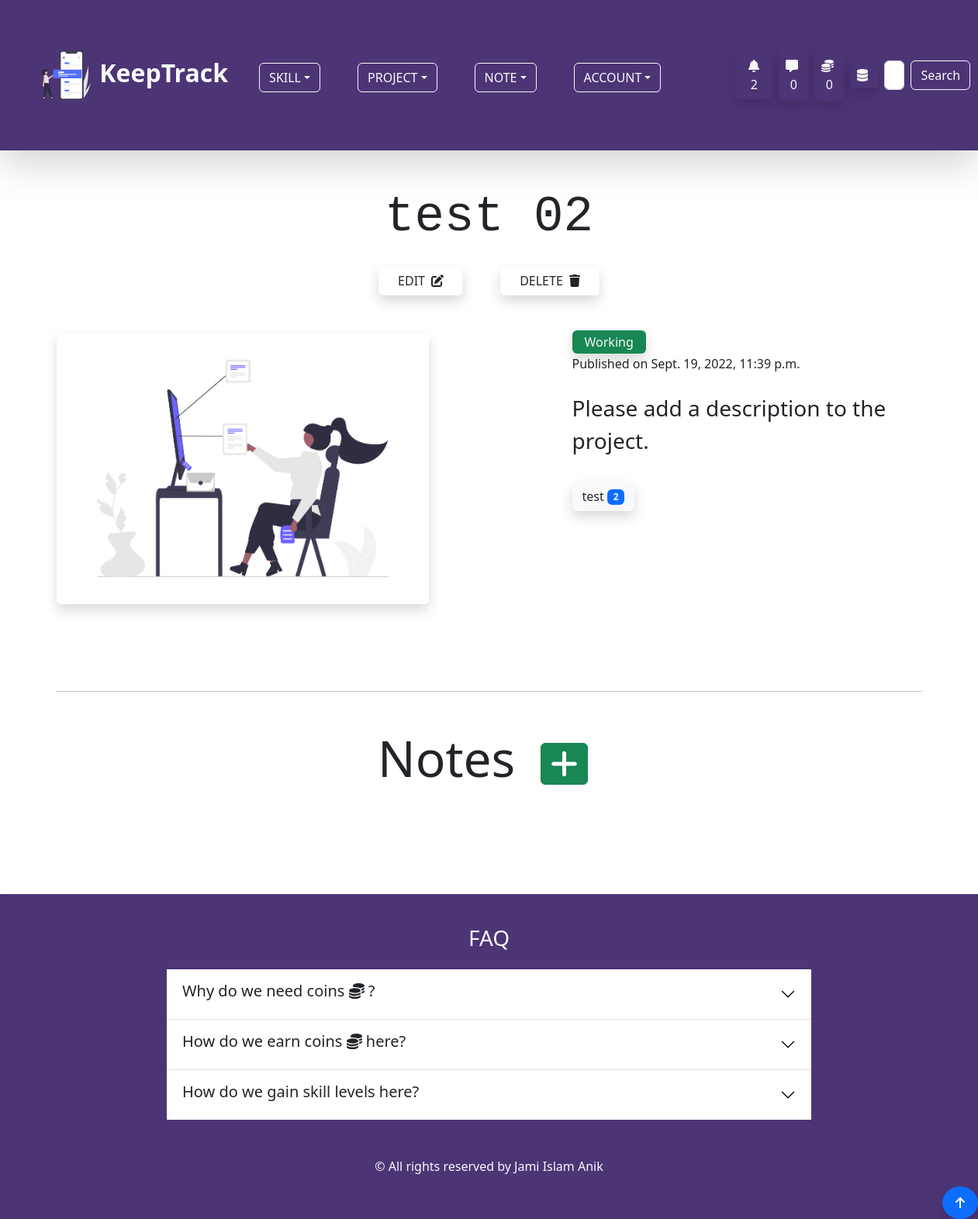
The page /project/single-project/17/ (signed in) on the database as committed earlier.
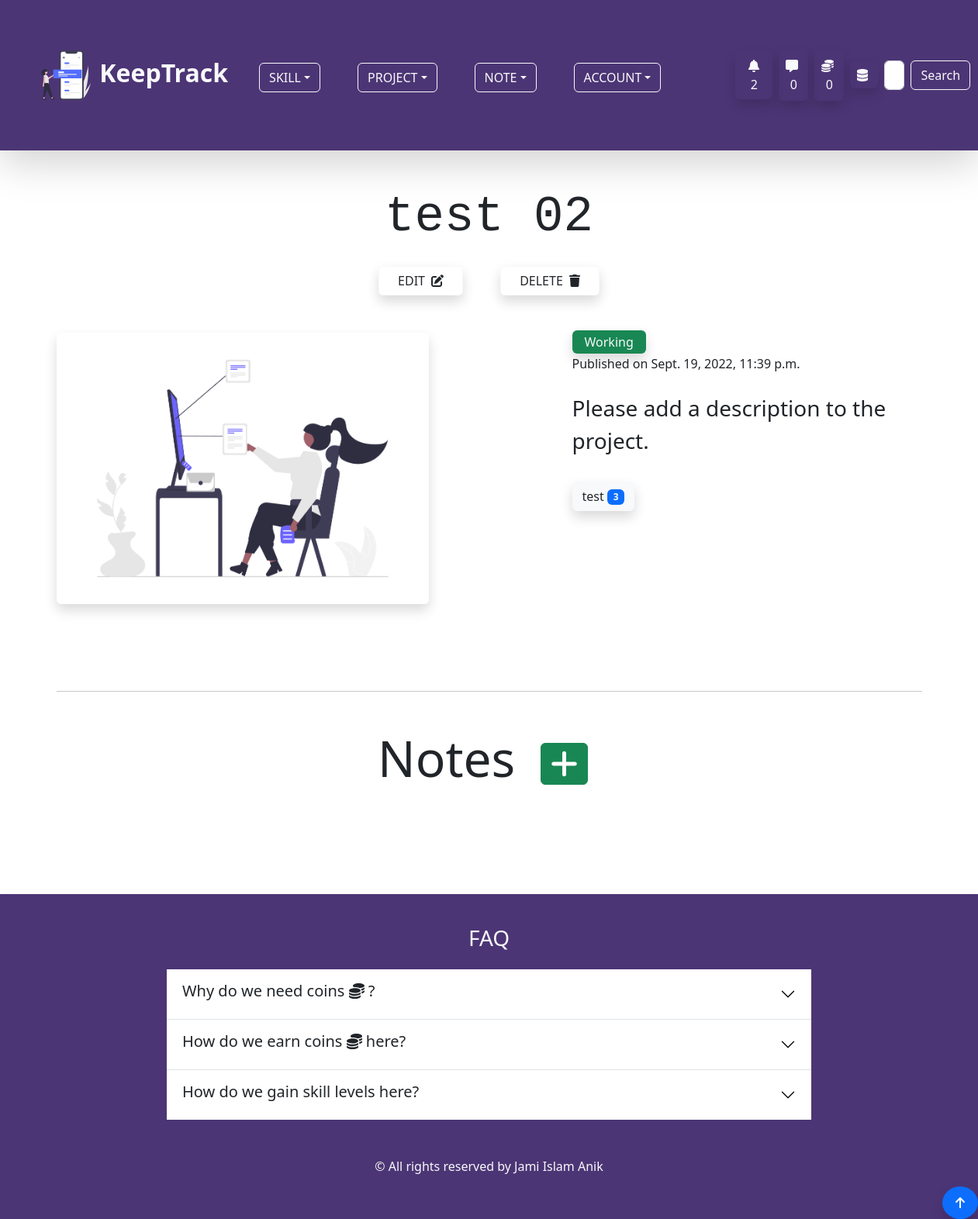
The same page on the database as committed later.
### skill/models.py (models this page shows, shortened)
class SkillObj(models.Model):
    content_type = models.ForeignKey(ContentType, null=True, on_delete=models.CASCADE)
    object_id = models.IntegerField()
    content_object = GenericForeignKey()
    skill = models.ForeignKey(Skill, on_delete=models.CASCADE)
    created_at = models.DateTimeField(auto_now_add=True)

class Skill(models.Model):
    SKILL_TYPE_CHOICES = (
        ('Programming Language','Programming Language'),
        ('Database','Database'),
        ('Hosting Platform','Hosting Platform'),
        ('Coding Utility','Coding Utility'),
        ('Frontend Framework','Frontend Framework'),
        ('Backend Framework','Backend Framework'),
        ('Machine Learning Tool','Machine Learning Tool'),
        ('Data Science Tool','Data Science Tool'),
        ('Artificial Intelligence Tool','Artificial Intelligence Tool')
    )
    skill_type = models.CharField(max_length=200,choices=SKILL_TYPE_CHOICES,null=True,blank=True)
    note = GenericRelation(Note)
    owner = models.ForeignKey(Profile, on_delete=models.CASCADE,null=True,blank=True,default="Coding Utility")
    title = models.CharField(max_length=255)
    description = models.TextField(max_length=500,null=True,blank=True)
    skill_level = models.IntegerField(default=1)
    current_point = models.IntegerField(default=0)
    learning = models.BooleanField(default=True)
    started_learning = models.DateField(null=True,blank=True,auto_now_add=True)
    class Meta:
        ordering = ['-skill_level','-current_point']

### project/views.py (the view)
# urls.py: path('single-project/<str:pk>/',views.single_project_page,name='single-project-page'),
@login_required(login_url='login-page')
def single_project_page(request,pk):
    project = Project.objects.get(pk=pk)
    if request.method == 'POST' and project.owner == request.user.profile:
        project.delete()
        messages.success(request, f"Your project {project.title} has been deleted.")
        return redirect('project-page')
    context = {
        'project':project,
    }
    return render(request,'project/single_project_page.html',context)

### project/templates/project/single_project_page.html (shortened to what this page needs)
{% extends 'base.html' %} {% load static %} {% block content %}
{% load static %}
<div class="container">
    <h3 class="display-3 text-center my-2 pb-3 font-monospace">{{ project.title }}</h3>
    {% if project.owner == user.profile %}
    <div class="d-flex align-items-center justify-content-center pb-5">
        <a href="{% url 'project-form-page-update' %}?page=update&id={{project.id}}"
            class="btn btn-outline-light px-4 mx-4 shadow text-dark">EDIT
            <span class="ps-1"><i class="fas fa-edit"></i></span>
        </a>
        <button class="btn btn-outline-light px-4 mx-4 shadow text-dark" data-bs-toggle="modal"
            data-bs-target="#modalVertical">DELETE
            <span class="ps-1"><i class="fas fa-trash"></i></span>
        </button>
    </div>
    {% endif %}
    <div class="row">
        <div class="col col-12 col-md-7">
            {% if project.project_image %}
            <img src="{{ project.project_image.url }}" class="img-fluid w-75 shadow rounded" id="project-image-h"
                alt="Project Image" />
            {% else %}
            <img src="{% static 'images/default_project.png' %}" class="img-fluid w-75 w-md-75 shadow rounded"
                id="project-image-h" alt="Project Image" />
            {% endif %}
            <div class="row py-4 my-4">
            </div>
        </div>
        <div class="col col-12 col-md-5">
            {% if project.project_state %}
            <span class="bg-success px-3 py-1 rounded shadow text-light">Completed</span>
            {% else %}
            <span class="bg-success  px-3 py-1 rounded shadow text-light">Working</span>
            {% endif %}
            <p class="my-1">Published on {{ project.created_at }}</p>
            {% if project.description %}
            <p class="lead fs-3 my-4">{{ project.description }}</p>
            {% else %}
            <p class="lead fs-3 my-4">Please add a description to the project.</p>
            {% endif %}
            {% for skill in project.skill.all %}
            <a href="{% url 'single-skill-page' skill.skill.id %}" class="btn btn-light text-dark shadow my-2">
                {{ skill.skill.title }}
                <span class="badge bg-primary text-light">{{ skill.skill.skill_level }}</span>
            </a>
            {% endfor %}
        </div>
    </div>
    {% if project.owner == user.profile %}
    <hr>
    <div class="my-5 rounded">
        <h3 class="display-3 text-center mb-4">Notes
            <a href="{% url 'note-form-page' project.id %}?object=project" class="mx-3 btn btn-success fs-5"><i
                    class="fas fa-plus fa-2xl"></i></a>
        </h3>
    </div>
    {% endif %}
</div>
{% endblock %}

Rows that differ between the two databases and show on the page:
changed through a linked row, SkillObj "test": skill.skill_level "2" → "3"
